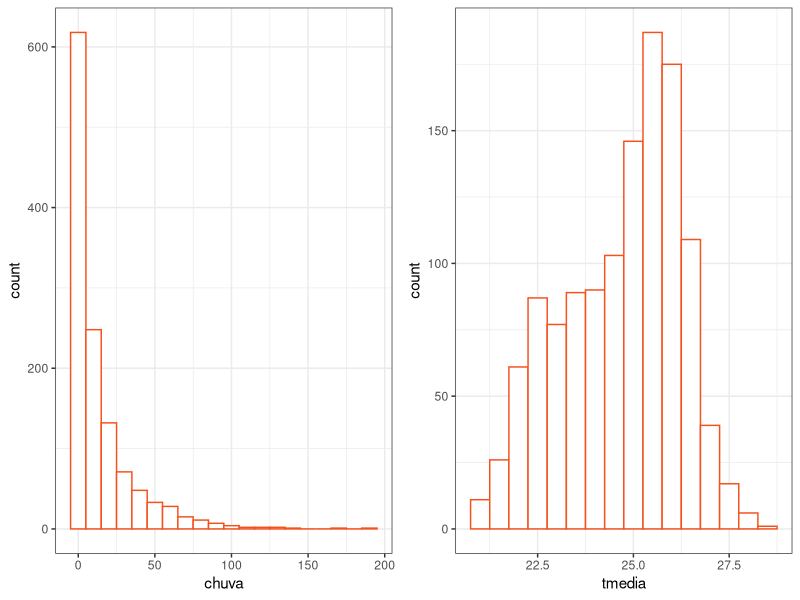
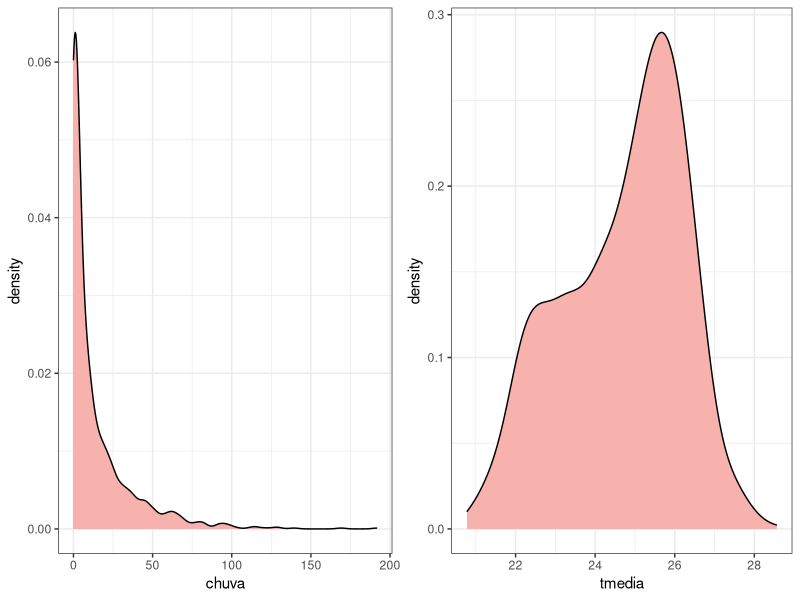
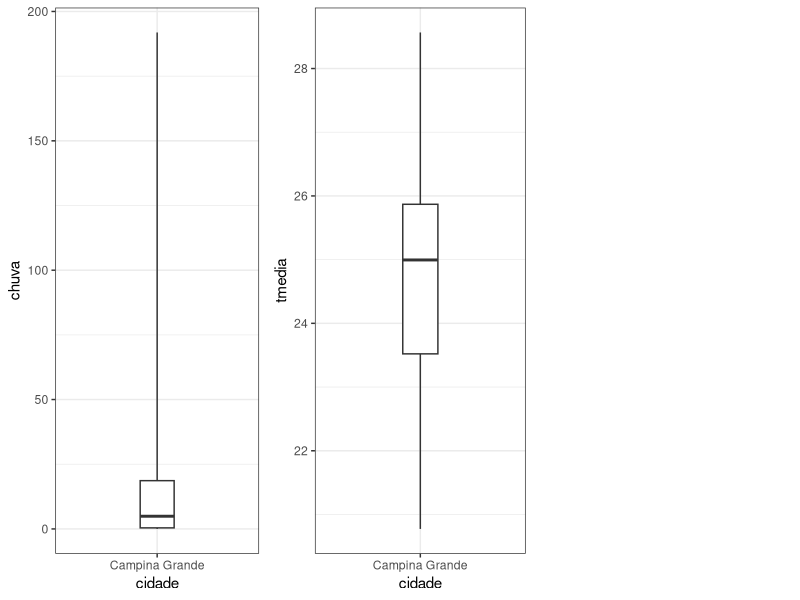
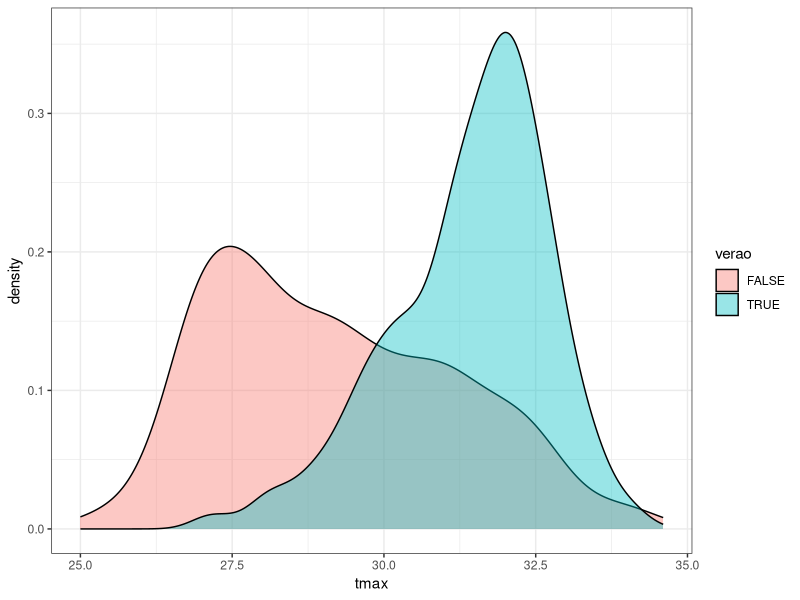
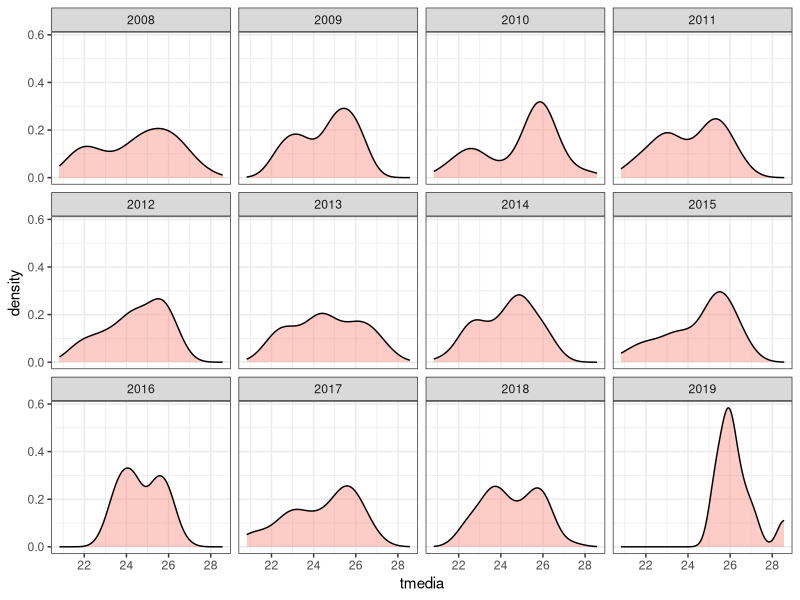
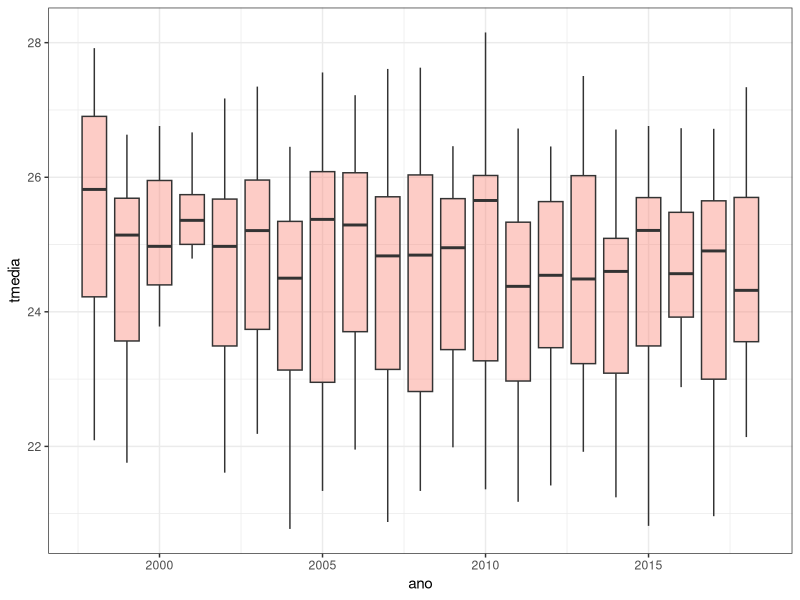
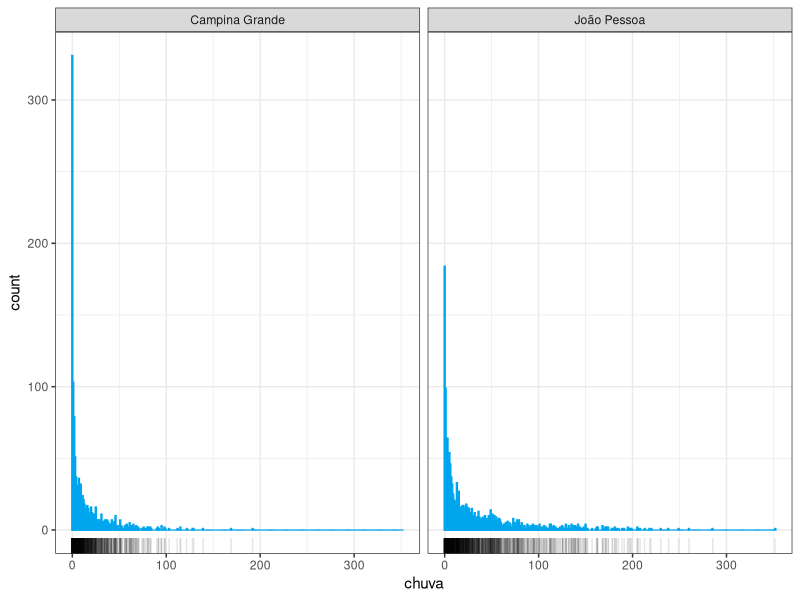
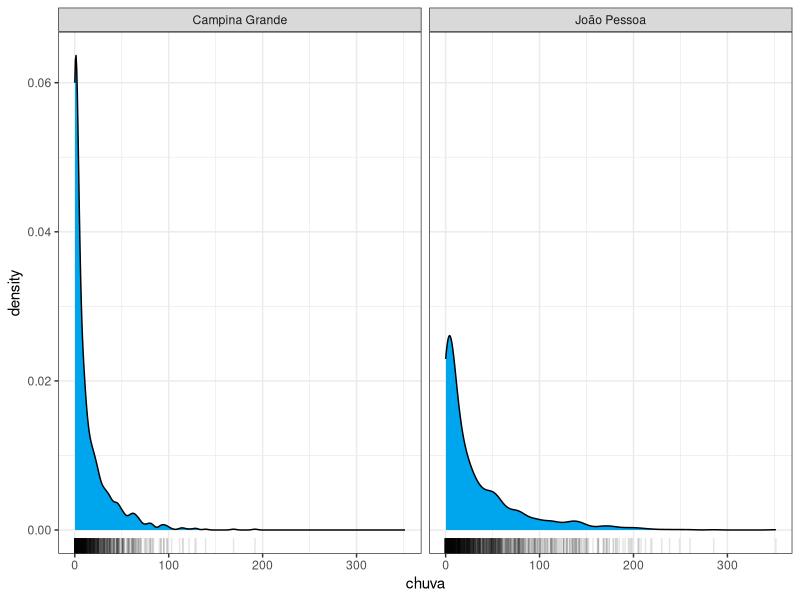

Generate these figures, in order, with R:
## ---- chunk 1
library(tidyverse)
library(here)
library(ggbeeswarm)
library(gridExtra)
theme_set(theme_bw())
## ---- chunk 2
climas = read_csv(here::here("data/clima_cg_jp-semanal.csv"), 
                  col_types = "cTdddddd")

glimpse(climas)
## ---- chunk 3
# histograma
cg = climas %>% 
    filter(cidade == "Campina Grande") 

hist_chuvas = cg %>% 
    ggplot(aes(x = chuva)) + 
    geom_histogram(binwidth = 10, color = "#F6511D", fill = "white")

hist_temperatura = cg %>% 
    ggplot(aes(x = tmedia)) + 
    geom_histogram(binwidth = .5, color = "#F6511D", fill = "white")  

grid.arrange(hist_chuvas, hist_temperatura, ncol = 2)

# densidade
dens_chuvas = cg %>% 
    ggplot(aes(x = chuva)) + 
    geom_density(fill = "#F7B2AD") 

dens_temperatura = cg %>% 
    ggplot(aes(x = tmedia)) + 
    geom_density(fill = "#F7B2AD") 

grid.arrange(dens_chuvas, dens_temperatura, ncol = 2)

# boxplot
box_chuvas = cg %>% 
    ggplot(aes(x = cidade, y = chuva)) + 
    geom_boxplot(coef = 1000, width = .2) 

box_temperatura = cg %>% 
    ggplot(aes(x = cidade, y = tmedia)) + 
    geom_boxplot(coef = 1000, width = .2) 

grid.arrange(box_chuvas, box_temperatura, ncol = 3)
## ---- chunk 4
cg %>%
    mutate(verao = mes > 8 | mes < 3) %>% 
    ggplot(aes(x = tmax, fill = verao)) + 
    geom_density(alpha = .4)
## ---- chunk 5
cg %>%
    filter(ano >= 2008) %>% 
    ggplot(aes(x = tmedia)) + 
    geom_density(alpha = .4, fill = "salmon") + 
    facet_wrap(~ ano)
## ---- chunk 6
cg %>%
    filter(ano >= 1998, ano < 2019) %>% 
    ggplot(aes(x = ano, y = tmedia, group = ano)) + 
    geom_boxplot(alpha = .4, fill = "salmon", coef = 1000) 
## ---- chunk 7
climas %>% 
    ggplot(aes(x = chuva)) + 
    geom_histogram(binwidth = 1, color = "#00A6ED", fill = "white") + 
    geom_rug(alpha = .1) + 
    facet_wrap(~ cidade)

climas %>% 
    ggplot(aes(x = chuva)) + 
    geom_density(fill = "#00A6ED") + 
    geom_rug(alpha = .1) + 
    facet_wrap(~ cidade)

climas %>% 
    ggplot(aes(x = cidade, y = chuva, color = cidade)) + 
    geom_boxplot(coef = 1000, width = .2) + 
    geom_rug(alpha = .05) 

climas %>% 
    ggplot(aes(x = cidade, y = chuva, color = cidade)) + 
    geom_quasirandom(alpha = .5, size = 1) 
